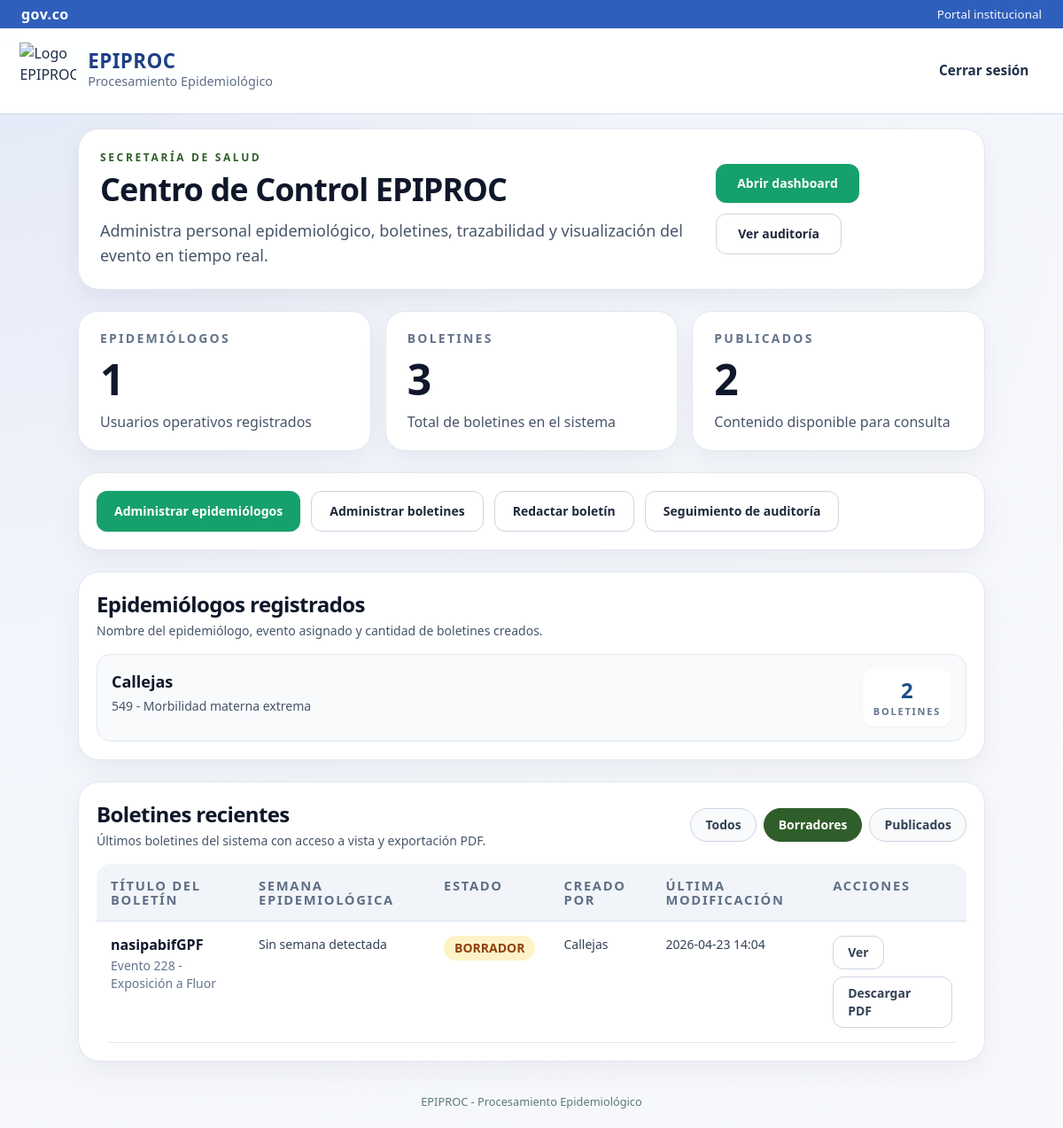
The page /admin?estado=BORRADOR (signed in) on the database as committed earlier.
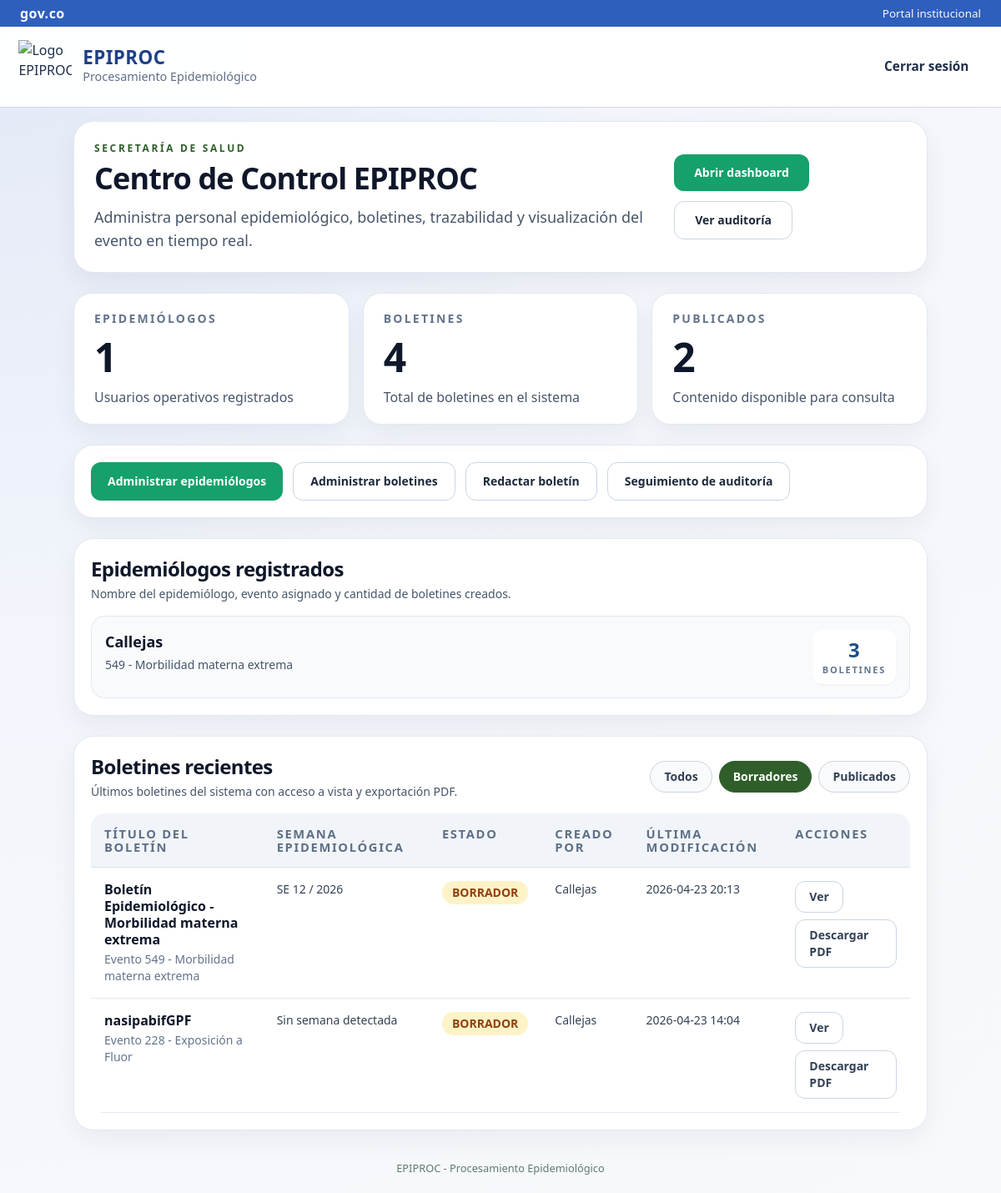
The same page on the database as committed later.
### epiproc_web/models.py (models this page shows, shortened)
class User(db.Model):
    __tablename__ = "users"
    id = db.Column(db.Integer, primary_key=True)
    username = db.Column(db.String(80), unique=True, nullable=False)
    password_hash = db.Column(db.String(255), nullable=False)
    password_visible = db.Column(db.String(255), nullable=True)
    role = db.Column(db.String(30), nullable=False, index=True)
    full_name = db.Column(db.String(150), nullable=False)
    cedula = db.Column(db.String(30), unique=True, nullable=False)
    email = db.Column(db.String(150), unique=True, nullable=False)
    assigned_event_code = db.Column(db.Integer, db.ForeignKey("events.code"), nullable=True)
    must_change_password = db.Column(db.Boolean, default=False, nullable=False)
    is_active = db.Column(db.Boolean, default=True, nullable=False)
    credentials_updated_at = db.Column(db.DateTime, nullable=True)
    created_at = db.Column(db.DateTime, default=datetime.utcnow, nullable=False)
    updated_at = db.Column(db.DateTime, default=datetime.utcnow, onupdate=datetime.utcnow, nullable=False)
    bulletins = db.relationship("Bulletin", back_populates="author", lazy=True)

class Bulletin(db.Model):
    __tablename__ = "bulletins"
    id = db.Column(db.Integer, primary_key=True)
    title = db.Column(db.String(250), nullable=False)
    content = db.Column(db.Text, nullable=False)
    status = db.Column(db.String(20), nullable=False, default=BulletinStatus.BORRADOR)
    event_code = db.Column(db.Integer, db.ForeignKey("events.code"), nullable=False, index=True)
    author_id = db.Column(db.Integer, db.ForeignKey("users.id"), nullable=False, index=True)
    created_at = db.Column(db.DateTime, default=datetime.utcnow, nullable=False)
    updated_at = db.Column(db.DateTime, default=datetime.utcnow, onupdate=datetime.utcnow, nullable=False)
    published_at = db.Column(db.DateTime, nullable=True)
    author = db.relationship("User", back_populates="bulletins")
    event = db.relationship("Event", back_populates="bulletins")

class Event(db.Model):
    __tablename__ = "events"
    code = db.Column(db.Integer, primary_key=True)
    name = db.Column(db.String(200), nullable=False)
    active = db.Column(db.Boolean, default=True, nullable=False)
    users = db.relationship("User", backref="assigned_event", lazy=True)
    bulletins = db.relationship("Bulletin", back_populates="event", lazy=True)

### epiproc_web/app.py (the view)
    @app.route("/admin")
    @role_required(UserRole.SECRETARIO)
    def admin_panel():
        total_epi = User.query.filter_by(role=UserRole.EPIDEMIOLOGO).count()
        total_boletines = Bulletin.query.count()
        publicados = Bulletin.query.filter_by(status=BulletinStatus.PUBLICADO).count()
        status_filter = (request.args.get("estado") or "TODOS").strip().upper()
        epi_rows = _get_admin_epidemiologo_rows()
        recent_bulletin_rows = _get_admin_recent_bulletin_rows(status_filter)
        return render_template(
            "admin_panel.html",
            total_epi=total_epi,
            total_boletines=total_boletines,
            publicados=publicados,
            epi_rows=epi_rows,
            recent_bulletin_rows=recent_bulletin_rows,
            status_filter=status_filter,
            compact_topnav=True,
        )

### epiproc_web/app.py (called while the page is built)
def current_user() -> Optional[User]:
    uid = session.get("user_id")
    if not uid:
        return None
    return User.query.get(uid)

def login_required(view):
    @wraps(view)
    def wrapped(*args, **kwargs):
        user = current_user()
        if not user:
            flash("Debes iniciar sesión para continuar.", "error")
            return redirect(url_for("login", next=request.path))
        if not user.is_active:
            session.clear()
            flash("Tu usuario está inactivo. Contacta al Secretario de Salud.", "error")
            return redirect(url_for("login"))
        return view(*args, **kwargs)
    return wrapped

def role_required(*roles: str):
    def decorator(view):
        @wraps(view)
        @login_required
        def wrapped(*args, **kwargs):
            user = current_user()
            if not user or user.role not in roles:
                abort(403)
            return view(*args, **kwargs)
        return wrapped
    return decorator

### epiproc_web/templates/admin_panel.html (shortened to what the changed rows need)
{% extends 'base.html' %}
{% block extra_head %}
<script src="https://cdn.tailwindcss.com"></script>
{% endblock %}
{% block content %}
<section class="mx-auto max-w-7xl space-y-6">
    <section class="rounded-[24px] border border-slate-200 bg-white px-6 py-6 shadow-[0_12px_30px_rgba(15,23,42,0.06)]">
        <div class="flex flex-col gap-4 lg:flex-row lg:items-center lg:justify-between">
            <div>
                <h2 class="text-4xl font-black tracking-tight text-slate-900">Centro de Control EPIPROC</h2>
            </div>
        </div>
    </section>
    <section class="grid gap-4 md:grid-cols-3">
        <article class="rounded-[22px] border border-slate-200 bg-white px-6 py-5 shadow-[0_12px_30px_rgba(15,23,42,0.05)]">
            <h3 class="text-sm font-extrabold uppercase tracking-[0.16em] text-slate-500">Boletines</h3>
            <strong class="mt-3 block text-5xl font-black text-slate-900">{{ total_boletines }}</strong>
            <p class="mt-3 text-base text-slate-600">Total de boletines en el sistema</p>
        </article>
    </section>
    <section class="grid gap-6 xl:grid-cols-[0.95fr_1.35fr]">
        <section class="rounded-[24px] border border-slate-200 bg-white px-5 py-5 shadow-[0_12px_30px_rgba(15,23,42,0.05)]">
            <div class="space-y-3">
                {% for item in epi_rows %}
                    <article class="rounded-2xl border border-slate-200 bg-slate-50 px-4 py-4">
                        <div class="flex items-start justify-between gap-3">
                            <div>
                                <h4 class="text-lg font-extrabold text-slate-900">{{ item.user.full_name }}</h4>
                                <p class="mt-1 text-sm text-slate-600">{{ item.event_label }}</p>
                            </div>
                            <div class="rounded-xl bg-white px-3 py-2 text-center shadow-sm">
                                <div class="text-2xl font-black text-[#1D4E89]">{{ item.bulletin_count }}</div>
                                <div class="text-[11px] font-extrabold uppercase tracking-[0.16em] text-slate-500">Boletines</div>
                            </div>
                        </div>
                    </article>
                {% else %}
                    <div class="rounded-2xl border border-dashed border-slate-300 px-4 py-10 text-center text-sm text-slate-500">No hay epidemiólogos registrados.</div>
                {% endfor %}
            </div>
        </section>
        <section class="rounded-[24px] border border-slate-200 bg-white px-5 py-5 shadow-[0_12px_30px_rgba(15,23,42,0.05)]">
            <div class="mt-4 overflow-x-auto">
                <table class="min-w-full border-separate border-spacing-0 overflow-hidden rounded-2xl">
                    <thead>
                        <tr class="bg-slate-100 text-left text-xs font-extrabold uppercase tracking-[0.14em] text-slate-600">
                            <th class="px-4 py-4">Título del boletín</th>
                            <th class="px-4 py-4">Semana Epidemiológica</th>
                            <th class="px-4 py-4">Estado</th>
                            <th class="px-4 py-4">Creado por</th>
                            <th class="px-4 py-4">Última modificación</th>
                            <th class="px-4 py-4">Acciones</th>
                        </tr>
                    </thead>
                    <tbody>
                        {% for item in recent_bulletin_rows %}
                            {% set b = item.bulletin %}
                            <tr class="border-b border-slate-200 align-top">
                                <td class="border-b border-slate-200 px-4 py-4">
                                    <div class="text-base font-extrabold leading-tight text-slate-900">{{ b.title }}</div>
                                    <div class="mt-1 text-sm text-slate-500">Evento {{ b.event_code }}{% if b.event %} - {{ b.event.name }}{% endif %}</div>
                                </td>
                                <td class="border-b border-slate-200 px-4 py-4 text-sm text-slate-700">{{ item.week_label }}</td>
                                <td class="border-b border-slate-200 px-4 py-4">
                                    <span class="inline-flex rounded-full px-3 py-1 text-sm font-extrabold {% if b.status == 'PUBLICADO' %}bg-emerald-100 text-emerald-800{% else %}bg-amber-100 text-amber-800{% endif %}">{{ b.status }}</span>
                                </td>
                                <td class="border-b border-slate-200 px-4 py-4 text-sm text-slate-700">{{ b.author.full_name if b.author else 'Sin autor' }}</td>
                                <td class="border-b border-slate-200 px-4 py-4 text-sm text-slate-700">{{ b.updated_at.strftime('%Y-%m-%d %H:%M') }}</td>
                                <td class="border-b border-slate-200 px-4 py-4">
                                    <div class="flex flex-wrap gap-2">
                                        <a class="inline-flex items-center justify-center rounded-xl border border-slate-300 bg-white px-4 py-2 text-sm font-bold text-slate-700 hover:bg-slate-50" href="{{ url_for('admin_bulletin_edit', bulletin_id=b.id) }}?preview=1#preview-root">Ver</a>
                                        <a class="inline-flex items-center justify-center rounded-xl border border-slate-300 bg-white px-4 py-2 text-sm font-bold text-slate-700 hover:bg-slate-50" href="{{ url_for('admin_bulletin_edit', bulletin_id=b.id) }}?download=pdf">Descargar PDF</a>
                                    </div>
                                </td>
                            </tr>
                        {% else %}
                            <tr>
                                <td colspan="6" class="px-4 py-10 text-center text-base text-slate-500">No hay boletines para el filtro seleccionado.</td>
                            </tr>
                        {% endfor %}
                    </tbody>
                </table>
            </div>
        </section>
    </section>
</section>
{% endblock %}

Rows that differ between the two databases and show on the page:
now on this page (row edited): Bulletin: title "Boletín Epidemiológico - Morbilidad materna extrema", event_code "549", status "BORRADOR", updated_at "2026-04-23 20:13"
changed Bulletin: status "PUBLICADO" → "BORRADOR" (drawn)
now on this page (row unchanged): Event: event.name "Morbilidad materna extrema"
Other text that changed with them:
{{ total_boletines }}: "3" → "4"
new list line: "Callejas"
new list line: "549 - Morbilidad materna extrema 3 BOLETINES"
new list line: "Evento - SE 12 / 2026 Ver Descargar PDF"
list line gone: "Callejas"
list line gone: "549 - Morbilidad materna extrema 2 BOLETINES"
